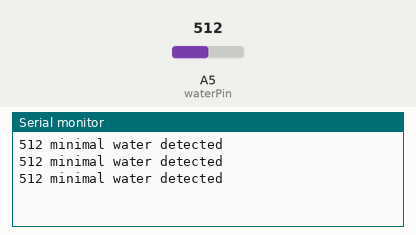
Simulated run of this sketch. Board: Arduino Uno, built with avr-gcc and run on an emulated ATmega328P. Shown: the last lines printed to the serial monitor. Inputs (shaded band) come from the test bench; at power-on: A5 (waterPin) = 512.

Above: at 1.3 s.
1.4 s: A5 (waterPin) set to 915
At 1.9 s:
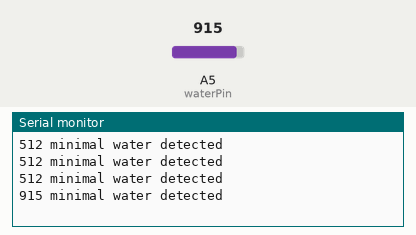
2.9 s: A5 (waterPin) set to 945
At 3.4 s:
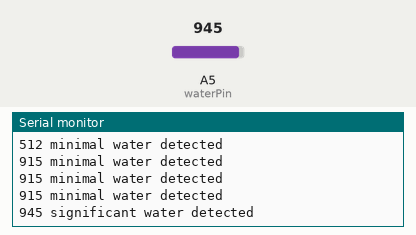

The sketch:

watersensor.ino
```cpp
int waterPin = A5;
int greenLED = 6;
int redLED = 7;
// can adjust the threshold value
int wthresholdValue = 929;

void setup(){
  pinMode(waterPin, INPUT);
  Serial.begin(115200);
}

void loop() {
  // read the input on analog pin 0:
  int waterValue = analogRead(waterPin);
  Serial.print(waterValue);
  if(waterValue > wthresholdValue){
    Serial.println(" significant water detected");
  }
  else {
    Serial.println(" minimal water detected");
  }
  delay(500);
}
```

Measured:
- the behaviour switches between 929 and 930 on A5 (waterPin) (found by bisection; images 1 and 2)
- after the input at 1.4 s, the serial monitor: prints a new line after 0.10 s (image 1)
- after the input at 2.9 s, the serial monitor: prints a new line after 0.10 s (image 2)
